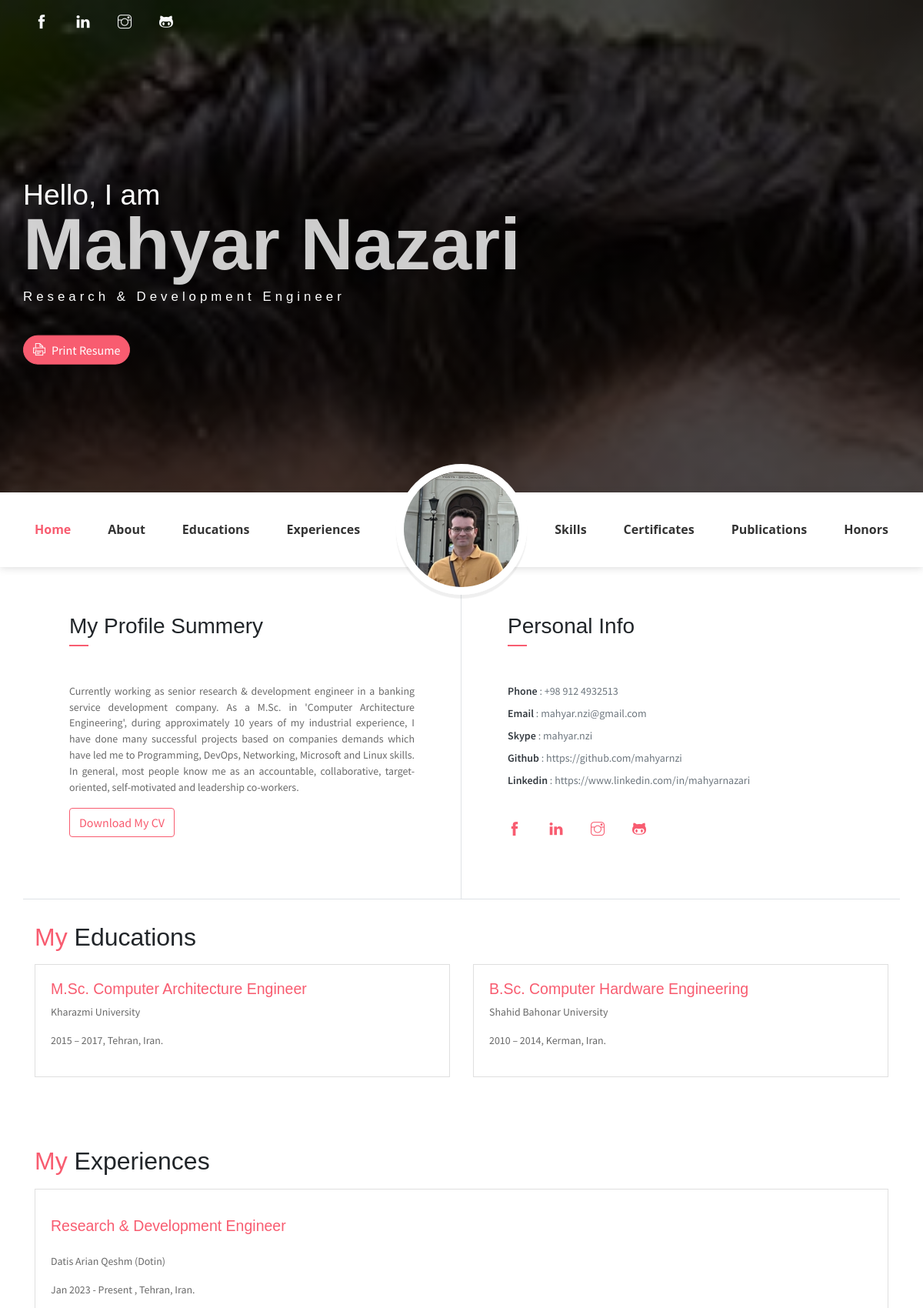
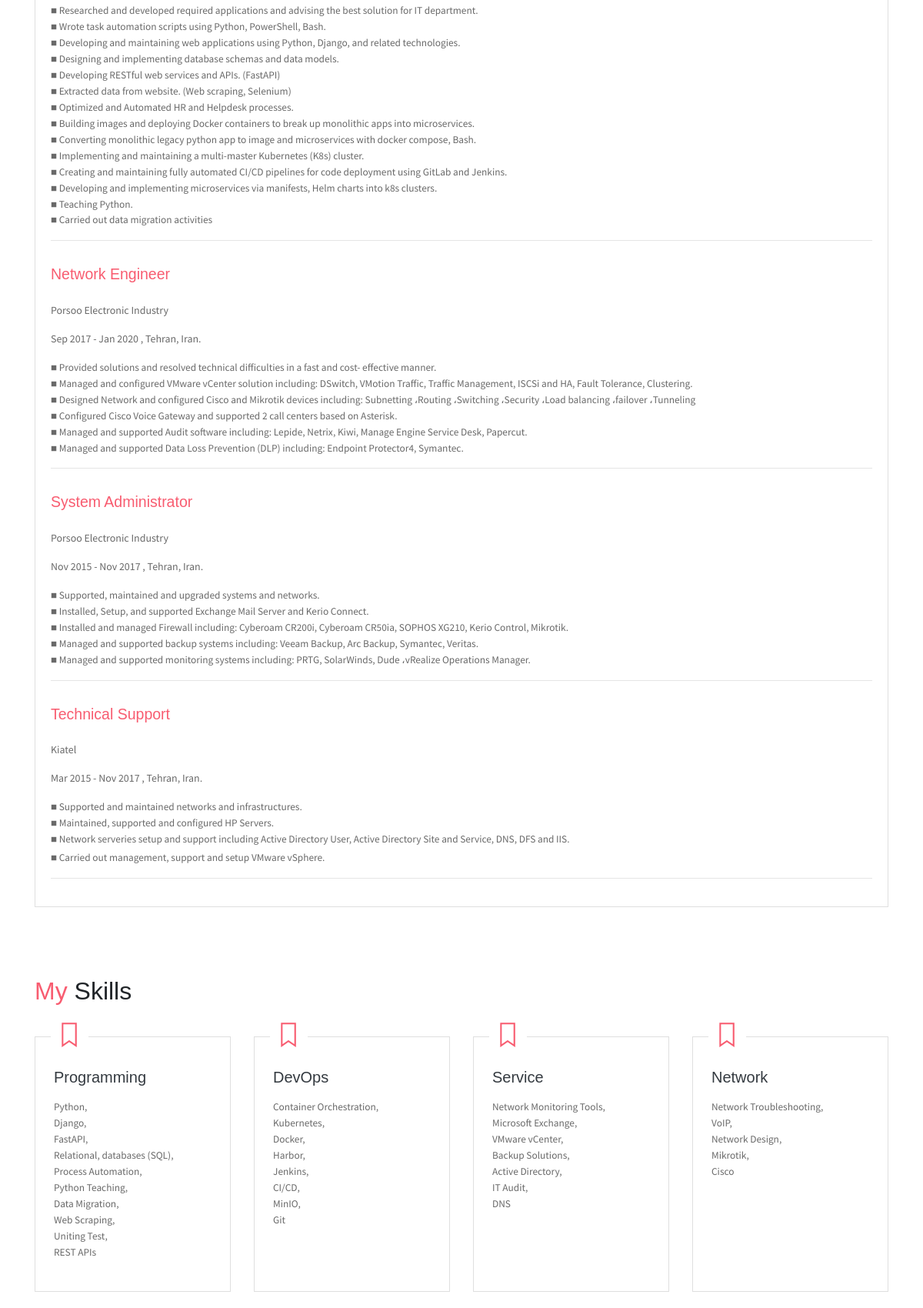
The page / (upper part) on the database its author committed (2 pictures, top to bottom).
### main/models.py (models this page shows, shortened)
class Background(models.Model):
    name = models.CharField(max_length=10, default='main')
    background = ProcessedImageField(upload_to='background/', format='JPEG', processors=[ResizeToFill(1600, 825)],
                                     options={'quality': 100}, default='default/no-avatar.jpg')
    icon = ProcessedImageField(upload_to='background/', format='png', processors=[ResizeToFill(30, 30)],
                               options={'quality': 100}, default='default/no-avatar.jpg')
    created_date = models.DateTimeField(auto_now_add=True)
    updated_date = models.DateTimeField(auto_now=True)
    class Meta:
        ordering = ['-created_date']

class Profile(models.Model):
    image = ProcessedImageField(upload_to='profile/', format='JPEG', processors=[ResizeToFill(170, 170)],
                                options={'quality': 100}, default='default/no-avatar.jpg')
    name = models.CharField(max_length=50)
    title = models.CharField(max_length=100)
    phone = models.CharField(max_length=20, blank=True, null=True)
    email = models.EmailField(blank=True, null=True)
    skype = models.CharField(max_length=100, blank=True, null=True)
    github = models.URLField(null=True, blank=True)
    linkedin = models.URLField(null=True, blank=True)
    facebook = models.URLField(null=True, blank=True)
    instagram = models.URLField(null=True, blank=True)
    summary = models.TextField()
    resume = models.FileField(null=True, blank=True)
    created_date = models.DateTimeField(auto_now_add=True)
    updated_date = models.DateTimeField(auto_now=True)
    class Meta:
        ordering = ['-created_date']

class Education(models.Model):
    school = models.CharField(max_length=30)
    degree = models.CharField(max_length=20)
    field = models.CharField(max_length=30)
    start_date = models.DateField(null=True, blank=True)
    end_date = models.DateField(null=True, blank=True)
    location = models.CharField(max_length=30, null=True, blank=True)
    created_date = models.DateTimeField(auto_now_add=True)
    updated_date = models.DateTimeField(auto_now=True)
    class Meta:
        ordering = ['-created_date']

class Experience(models.Model):
    logo = ProcessedImageField(upload_to='experience/', format='JPEG', processors=[ResizeToFill(20, 20)],
                               options={'quality': 100}, default='default/no-avatar.jpg')
    company = models.CharField(max_length=50)
    title = models.CharField(max_length=50)
    task = models.TextField(null=True, blank=True)
    start_date = models.DateField(null=True, blank=True)
    end_date = models.DateField(null=True, blank=True)
    location = models.CharField(max_length=30, null=True, blank=True)
    created_date = models.DateTimeField(auto_now_add=True)
    updated_date = models.DateTimeField(auto_now=True)
    class Meta:
        ordering = ['-created_date']

class TechnicalSkill(models.Model):
    title = models.CharField(max_length=100)
    content = models.TextField()
    created_date = models.DateTimeField(auto_now_add=True)
    updated_date = models.DateTimeField(auto_now=True)
    class Meta:
        ordering = ['-created_date']

### main/views.py (the view)
# urls.py: path('', index_view, name='index')
def index_view(request):
    profile = Profile.objects.first()
    educations = Education.objects.all().order_by('-start_date')
    experiences = Experience.objects.all().order_by('-start_date')
    technical_skills = TechnicalSkill.objects.all().order_by('created_date')
    languages = Language.objects.all()
    certificates = Certificate.objects.all().order_by('-issue_date')
    honors = Honor.objects.all().order_by('created_date')
    publications = Publication.objects.all().order_by('-publish_date')
    background = Background.objects.filter(name='main').first()
    context = {'profile': profile, 'educations': educations, 'experiences': experiences,
               'technical_skills': technical_skills, 'languages': languages, 'certificates': certificates,
               'honors': honors, 'publications': publications, 'background': background}
    return render(request, 'main/index.html', context)

### templates/main/index.html (shortened to what this page needs)
{% load static %}
{% load mathfilters %}
<!DOCTYPE html>
<html lang="en">
<head>
    <link rel="stylesheet" href="{% static 'vendors/themify-icons/css/themify-icons.css' %}">
    <link rel="stylesheet" href="{% static 'css/johndoe.css' %}">
</head>
<body data-spy="scroll" data-target=".navbar" data-offset="40" id="home">
<header class="header"
        style="background-image:linear-gradient(to top, rgba(0, 0, 0, 0.7), rgba(0, 0, 0, 0.7)),url({{ background.background.url }});">
    <div class="container">
        <ul class="social-icons pt-3">
            <li class="social-item"><a class="social-link text-light" href="{{ profile.facebook }}"><i
                    class="ti-facebook"
                    aria-hidden="true"></i></a></li>
            <li class="social-item"><a class="social-link text-light"
                                       href="{{ profile.linkedin }}"><i class="ti-linkedin"
                                                                        aria-hidden="true"></i></a>
            </li>
            <li class="social-item"><a class="social-link text-light" href="{{ profile.instagram }}"><i
                    class="ti-instagram"
                    aria-hidden="true"></i></a></li>
            <li class="social-item"><a class="social-link text-light" href="{{ profile.github }}"><i
                    class="ti-github"
                    aria-hidden="true"></i></a></li>
        </ul>
        <div class="header-content">
            <h4 class="header-subtitle">Hello, I am</h4>
            <h1 class="header-title">{{ profile.name }}</h1>
            <h6 class="header-mono">{{ profile.title }}</h6>
            <a href="{{ profile.resume.url }}">
                <button class="btn btn-primary btn-rounded"><i class="ti-printer pr-2"></i>Print Resume</button>
            </a>
        </div>
    </div>
</header>
<nav class="navbar sticky-top navbar-expand-lg navbar-light bg-white" data-spy="affix" data-offset-top="510">
    <div class="container">
        <div class="collapse mt-sm-auto navbar-collapse" id="navbarSupportedContent">
            <ul class="navbar-nav mr-4">
                <li class="nav-item">
                    <a href="#home" class="nav-link">Home</a>
                </li>
                <li class="nav-item">
                    <a href="#about" class="nav-link">About</a>
                </li>
                <li class="nav-item">
                    <a href="#education" class="nav-link">Educations</a>
                </li>
                <li class="nav-item">
                    <a href="#experience" class="nav-link">Experiences</a>
                </li>
            </ul>
            <ul class="navbar-nav brand">
                <img src="{{ profile.image.url }}" alt="" class="brand-img">
            </ul>
            <ul class="navbar-nav ml-4">
                <li class="nav-item">
                    <a href="#skills" class="nav-link">Skills</a>
                </li>
                <li class="nav-item">
                    <a href="#certificate" class="nav-link">Certificates</a>
                </li>
                <li class="nav-item">
                    <a href="#publication" class="nav-link">Publications</a>
                </li>
                <li class="nav-item">
                    <a href="#honor" class="nav-link">Honors</a>
                </li>
            </ul>
        </div>
    </div>
</nav>
<div class="container">
    <div id="about" class="row about-section">
        <div class="col-lg-6 about-card">
            <h3 class="font-weight-light">My Profile Summery</h3>
            <span class="line mb-5"></span>
            <p class="mt-20">{{ profile.summary|safe }}</p>
            <a
                    href="{{ profile.resume.url }}">
                <button class="btn btn-outline-danger">Download My CV</button>
            </a>
        </div>
        <div class="col-lg-6 about-card">
            <h3 class="font-weight-light">Personal Info</h3>
            <span class="line mb-5"></span>
            <ul class="mt40 info list-unstyled">
                <li><span>Phone</span> : {{ profile.phone }}</li>
                <li><span>Email</span> : {{ profile.email }}</li>
                <li><span>Skype</span> : {{ profile.skype }}</li>
                <li><span>Github</span> : {{ profile.github }}</li>
                <li><span>Linkedin</span> : {{ profile.linkedin }}</li>
            </ul>
            <ul class="social-icons pt-3">
                <li class="social-item"><a class="social-link" href="{{ profile.facebook }}"><i
                        class="ti-facebook"
                        aria-hidden="true"></i></a></li>
                <li class="social-item"><a class="social-link" href="{{ profile.linkedin }}"><i
                        class="ti-linkedin"
                        aria-hidden="true"></i></a></li>
                <li class="social-item"><a class="social-link" href="{{ profile.instagram }}"><i
                        class="ti-instagram"
                        aria-hidden="true"></i></a></li>
                <li class="social-item"><a class="social-link" href="{{ profile.github }}"><i
                        class="ti-github" aria-hidden="true"></i></a>
                </li>
            </ul>
        </div>
    </div>
</div>
<section class="section" id="education">
    <div class="container">
        <h2 class="mb-3"><span class="text-danger">My</span> Educations</h2>
        <div class="row">
            {% for education in educations %}
                <div class="col-lg-6 about-card">
                    <div class="card">
                        <div class="card-body">
                            <h6 class="title text-danger">{{ education.degree }} {{ education.field }}</h6>
                            <P>{{ education.school }}</P>
                            <P class="subtitle">{{ education.start_date|date:"Y" }}
                                – {{ education.end_date|date:"Y" }}, {{ education.location }}.</P>
                        </div>
                    </div>
                </div>
            {% endfor %}
        </div>
    </div>
</section>
<section class="section" id="experience">
    <div class="container">
        <h2 class="mb-3"><span class="text-danger">My</span> Experiences</h2>
        <div class="card">
            <div class="card-body">
                {% for experience in experiences %}
                    <h6 class="py-3 title text-danger">{{ experience.title }}</h6>
                    <P>{{ experience.company }}</P>
                    <p>{{ experience.start_date|date:"M Y" }} - {% if experience.end_date %}
                        {{ experience.end_date|date:"M Y" }}
                    {% else %}
                        Present
                    {% endif %}, {{ experience.location }}.</p>
                    <P class="subtitle">{{ experience.task|safe }}</P>
                    <hr>
                {% endfor %}
            </div>
        </div>
    </div>
</section>
<section class="section" id="skills">
    <div class="container">
        <h2 class="mb-3 pb-4"><span class="text-danger">My</span> Skills</h2>
        <div class="row">
            {% for technical_skill in technical_skills %}
                <div class="col-md-3 col-sm-6">
                    <div class="card mb-2 h-100">
                        <div class="card-header has-icon">
                            <i class="ti-bookmark text-danger" aria-hidden="true"></i>
                        </div>
                        <div class="card-body px-4 py-3">
                            <h5 class="mb-3 card-title text-dark">{{ technical_skill.title }}</h5>
                            <P class="subtitle">{{ technical_skill.content|safe }}</P>
                        </div>
                    </div>
                </div>
            {% endfor %}
        </div>
    </div>
</section>
</body>
</html>

### rows shown on the page
Background: background (picture)
Profile: name "Mahyar Nazari", title "Research & Development Engineer", image (picture), summary "Currently working as senior research & development engineer in a banking service development company. As a M.Sc. in 'Computer Architecture Engineering', during approximately 10 years of my industrial experience, I have done many successful projects based on companies demands which have led me to Programming, DevOps, Networking, Microsoft and Linux skills. In general, most people know me as an accountable, collaborative, target-oriented, self-motivated and leadership co-workers.", phone "+98 912 4932513", email "mahyar.nzi@gmail.com", skype "mahyar.nzi", github "https://github.com/mahyarnzi", linkedin "https://www.linkedin.com/in/mahyarnazari"
Education: degree "M.Sc.", field "Computer Architecture Engineer", school "Kharazmi University", start_date "2015", end_date "2017", location "Tehran, Iran"
Education: degree "B.Sc.", field "Computer Hardware Engineering", school "Shahid Bahonar University", start_date "2010", end_date "2014", location "Kerman, Iran"
Experience: title "Research & Development Engineer", company "Datis Arian Qeshm (Dotin)", start_date "Jan 2023", shows "Present", location "Tehran, Iran", task "■ Researched and developed required applications and advising the best solution for IT department. ■ Wrote task automation scripts using Python, PowerShell, Bash. ■ Developing and maintaining web applications using Python, Django, and related technologies. ■ Designing and implementing database schemas and data models. ■ Developing RESTful web services and APIs. (FastAPI) ■ Extracted data from website. (Web scraping, Selenium) ■ Optimized and Automated HR and Helpdesk processes. ■ Building images and deploying Docker containers to break up monolithic apps into microservices. ■ Converting monolithic legacy python app to image and microservices with docker compose, Bash. ■ Implementing and…"
Experience: title "Network Engineer", company "Porsoo Electronic Industry", start_date "Sep 2017", end_date "Jan 2020", location "Tehran, Iran", task "■ Provided solutions and resolved technical difficulties in a fast and cost- effective manner. ■ Managed and configured VMware vCenter solution including: DSwitch, VMotion Traffic, Traffic Management, ISCSi and HA, Fault Tolerance, Clustering. ■ Designed Network and configured Cisco and Mikrotik devices including: Subnetting ، Routing ، Switching ، Security ، Load balancing ، failover ، Tunneling ■ Configured Cisco Voice Gateway and supported 2 call centers based on Asterisk. ■ Managed and supported Audit software including: Lepide, Netrix, Kiwi, Manage Engine Service Desk, Papercut. ■ Managed and supported Data Loss Prevention (DLP) including: Endpoint Protector4, Symantec."
Experience: title "System Administrator", company "Porsoo Electronic Industry", start_date "Nov 2015", end_date "Nov 2017", location "Tehran, Iran", task "■ Supported, maintained and upgraded systems and networks. ■ Installed, Setup, and supported Exchange Mail Server and Kerio Connect. ■ Installed and managed Firewall including: Cyberoam CR200i, Cyberoam CR50ia, SOPHOS XG210, Kerio Control, Mikrotik. ■ Managed and supported backup systems including: Veeam Backup, Arc Backup, Symantec, Veritas. ■ Managed and supported monitoring systems including: PRTG, SolarWinds, Dude ، vRealize Operations Manager."
Experience: title "Technical Support", company "Kiatel", start_date "Mar 2015", end_date "Nov 2017", location "Tehran, Iran", task "■ Supported and maintained networks and infrastructures. ■ Maintained, supported and configured HP Servers. ■ Network serveries setup and support including Active Directory User, Active Directory Site and Service, DNS, DFS and IIS. ■ Carried out management, support and setup VMware vSphere."
TechnicalSkill: title "Programming", content "Python, Django, FastAPI, Relational, databases (SQL), Process Automation, Python Teaching, Data Migration, Web Scraping, Uniting Test, REST APIs"
TechnicalSkill: title "DevOps", content "Container Orchestration, Kubernetes, Docker, Harbor, Jenkins, CI/CD, MinIO, Git"
TechnicalSkill: title "Service", content "Network Monitoring Tools, Microsoft Exchange, VMware vCenter, Backup Solutions, Active Directory, IT Audit, DNS"
TechnicalSkill: title "Network", content "Network Troubleshooting, VoIP, Network Design, Mikrotik, Cisco"
